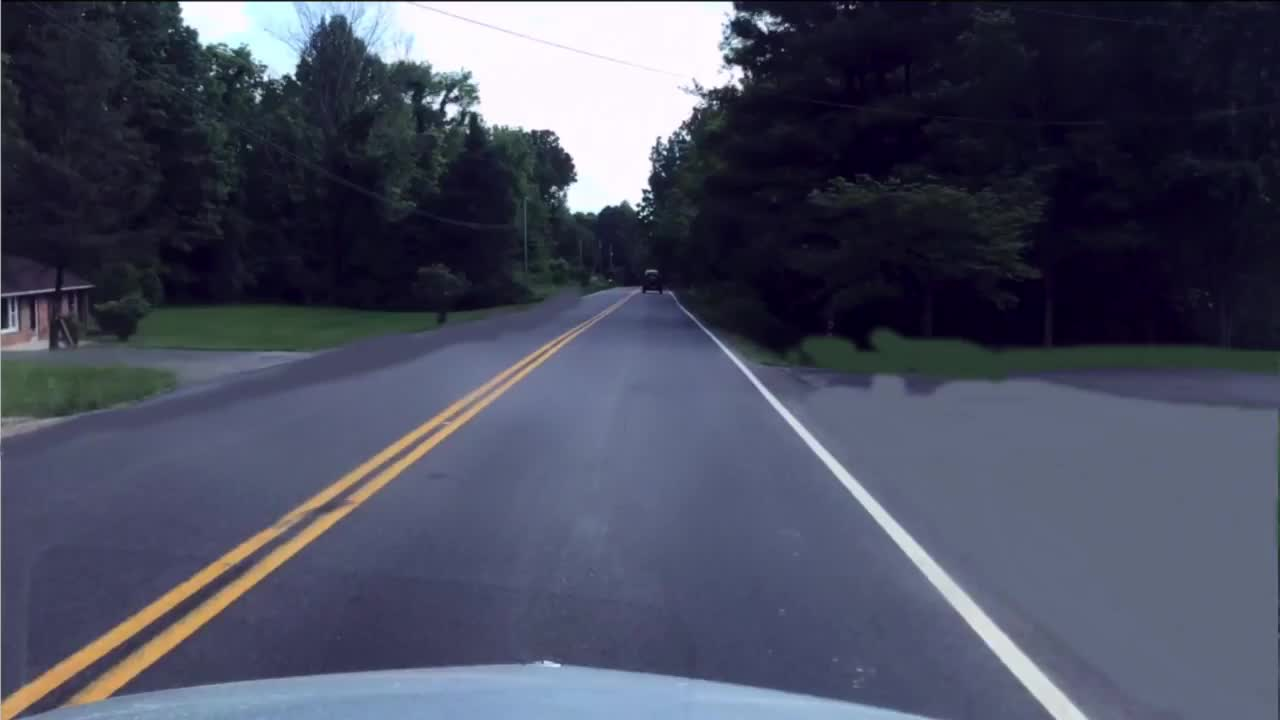
#> input picture input/test_image.jpg, 1280 x 720 px; its folder holds only this picture in this run
$ jupyter execute notebook.ipynb   (shell and % lines are left out)
#> lines starting #> are read from the running program, lines starting #| are printed output that depends on the picture; after the words box and inside, x2 and y2 are one past the last pixel; in counts of white or black regions, pixels touching at a corner belong together
## Street Lanes Finder - Detecting Street Lanes for Self-Driving Cars 🚗
**Author:** [Greg Surma](https://towardsdatascience.com/@gsurma)<br/>
**Original article:** [towardsdatascience.com](https://towardsdatascience.com/street-lanes-finder-detecting-street-lanes-for-self-driving-cars-fe069ec5a22d)

In today’s article, we are going to use basic **Computer Vision** techniques to approach the street lanes detection problem which is crucial for self-driving cars. By the end of this article, you will be able to perform real-time lane detection with **Python** and **OpenCV**.

##

Let’s start with defining our problem.

Given an image of the road, we would like to detect street lanes on it.

Firstly, we should import some useful libraries and create basic functions

[cell 1]
import cv2
import numpy as np
import os
import subprocess
import glob
from matplotlib import pyplot as plt

INPUT_FOLDER = "./input/"
OUTPUT_FOLDER = "./output/"
TEST_IMAGE = "test_image.jpg"
TEST_VIDEO = "test_video.mov"
DEBUG = False

def plot_image(image, title):
    plt.imshow(image, cmap=plt.cm.gray)
    plt.title(title)
    plt.show()

### Load the original image

[cell 2]
original_image = cv2.imread(INPUT_FOLDER + TEST_IMAGE)
#> original_image is the input picture: shape (720, 1280, 3); mean B, G, R 94.7, 76.1, 72.6
plot_image(original_image, 'Original image')

### Grayscale

##

The first step of our pipeline is an image conversion from color to grayscale. We do it because in our case color values don’t hold any valuable information so to make further processing simpler and faster, we convert from three channels to one.

[cell 3]
test_image = cv2.imread(INPUT_FOLDER + TEST_IMAGE)
test_image = cv2.cvtColor(test_image, cv2.COLOR_BGR2GRAY)
plot_image(test_image, 'Grayscale image')

### Blur

###

Then, to make our image smoother and less noisy, we apply a gentle Gaussian Blur.

Gaussian Blur works by calculating every pixel’s value as a weighted average of the surrounding pixels.

[cell 4]
test_image = cv2.GaussianBlur(test_image, (3,3),0)
plot_image(test_image, 'Blur image')

### Canny (Edge Detection)

###

This is where the fun part begins. Now having a smooth grayscale image, we need to detect edges within it.

FYI, it’s called ‘canny’ because it was invented by [John Canny](https://en.wikipedia.org/wiki/John_Canny?source=post_page---------------------------).

Without going into too many details, the core part of the canny edge detector is based on scanning the image and calculating derivatives (gradients) of neighboring pixel values. The higher the gradient, the more likely it is an edge.

[cell 5]
test_image = cv2.Canny(test_image, 100, 150)
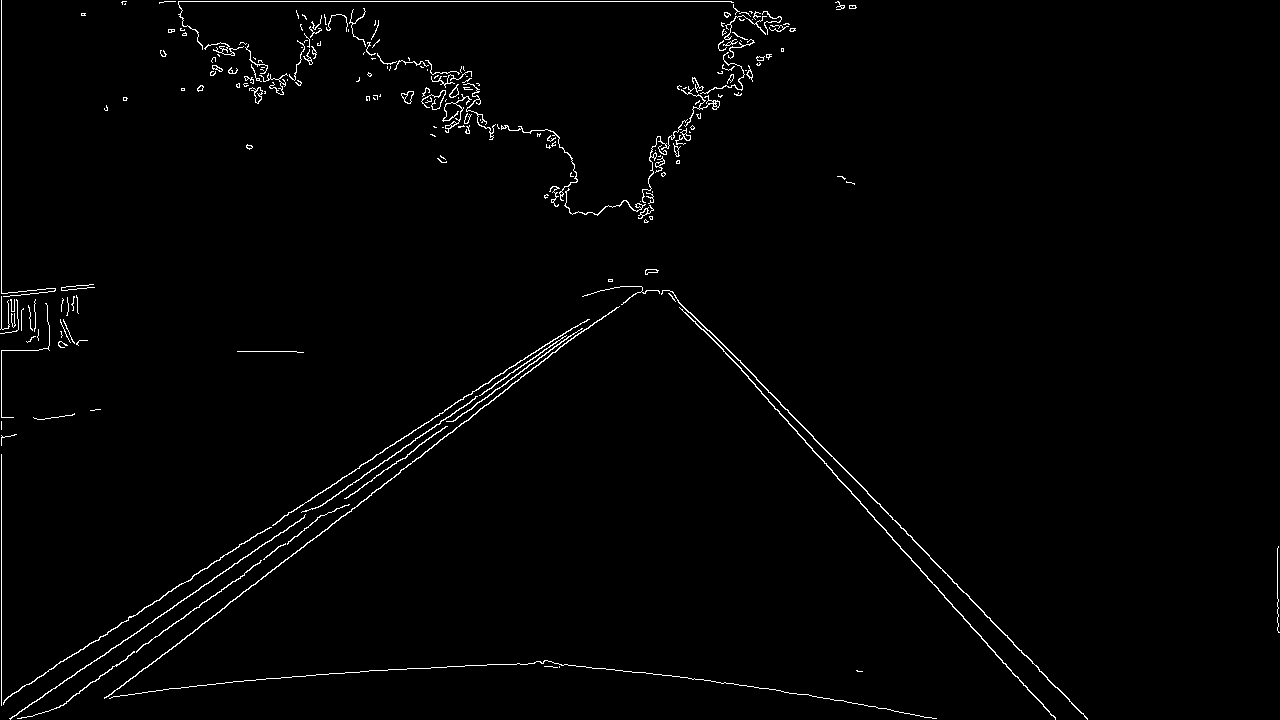
#> test_image: shape (720, 1280); 1.4% white in thin lines or dots
plot_image(test_image, 'Canny image')

### Region of Interest

###

Now, having our edges detected, we can clearly see where our street lanes are, but besides that, we can also see other edges that are redundant. In order to get rid of them, we should mask our image to a specific region that’s called a **Region of Interest (ROI)**. Defining proper ROI is highly dependant on the camera calibration and its frame i.e what part of the road is visible.

[cell 6]
def roi(image):
    bottom_padding = 100 # Front bumper compensation
    height = image.shape[0]
    width = image.shape[1]
    # FYI, below values are highly dependant on the camera calibration i.e what part of the road is actually being captured
    bottom_left = [0, height-bottom_padding]
    bottom_right = [width, height-bottom_padding]
    top_right = [width*1/3, height*1/3]
    top_left = [width*2/3, height*1/3]
    vertices = [np.array([bottom_left, bottom_right, top_left, top_right], dtype=np.int32)]
    mask = np.zeros_like(image)
    cv2.fillPoly(mask, vertices, 255)
    plot_image(mask, "mask")
    masked_image = cv2.bitwise_and(image, mask)
    return masked_image

### This is the defined mask where the white color shows ROI

[cell 7]
roi_image = roi(test_image)
#> in roi, `cv2.fillPoly(mask, vertices, 255)`:
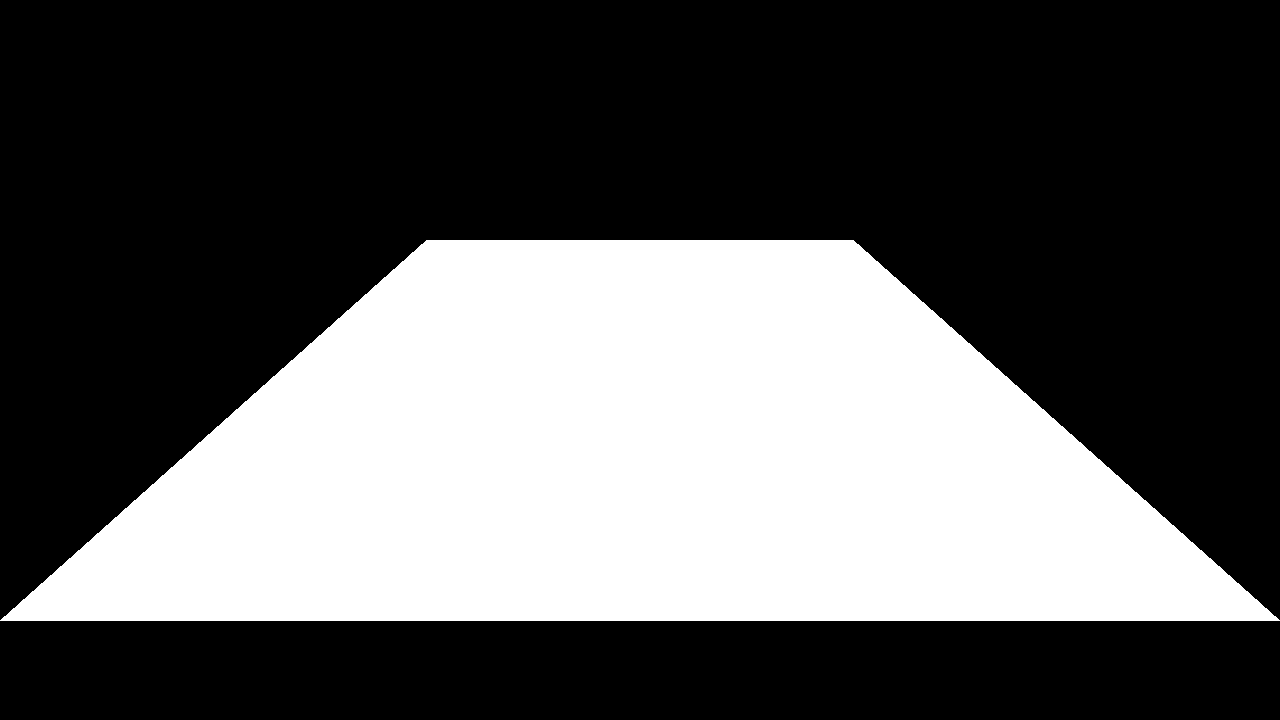
#> mask: shape (720, 1280); 35.3% white; 1 white region, box (x1, y1, x2, y2) and area: (0, 240, 1280, 621) 325420
#> in roi, `masked_image = cv2.bitwise_and(image, mask)`:
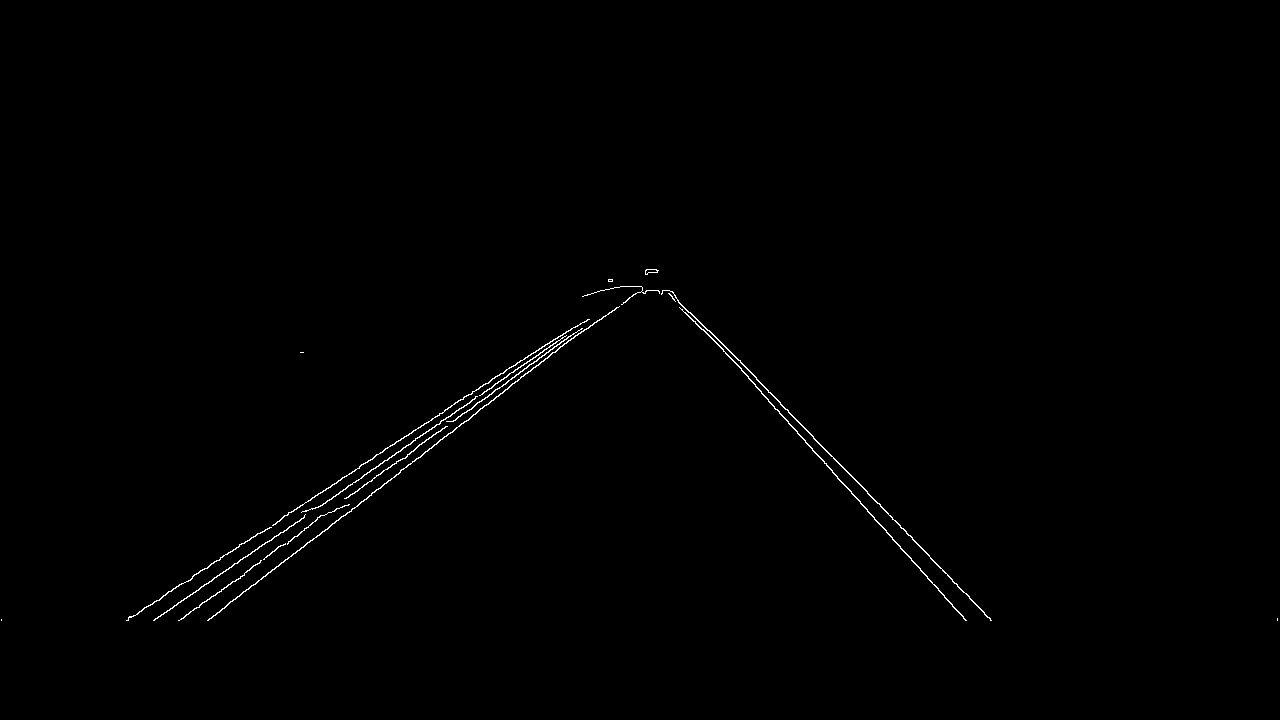
#> masked_image: shape (720, 1280); 0.46% white in thin lines or dots, all inside (x1, y1, x2, y2) = (1, 269, 1278, 621)

### this is canny image with a masked region of interest.

[cell 8]
plot_image(roi_image, "Masked image")

### Hough Lines

###

Now we have well defined lines that show where our street lanes are located. However, presenting them on the screen wouldn’t look appealing as they are noisy andflickery. In order to visualize them as single lines, we need to perform hough lines transformation.

1. Firstly, let’s detect all lines. We define a line as [x1,y1,x2,y2] where (x1, y1) is its start and (x2, y2) is its end.
2. Having our lines localized, we can calculate their slopes to determine whether they are right or left ones.
3. Then we need to average lines and derive single left and right line.
4. Ultimately, we can draw our final lines.

[cell 9]
def averaged_lines(image, lines):
    right_lines = []
    left_lines = []
    for x1,y1,x2,y2 in lines[:, 0]:
        parameters = np.polyfit((x1, x2), (y1, y2), 1)
        slope = parameters[0]
        intercept = parameters[1]
        if slope >= 0:
            right_lines.append([slope, intercept])
        else:
            left_lines.append([slope, intercept])

    def merge_lines(image, lines):
        if len(lines) > 0:
            slope, intercept = np.average(lines, axis=0)
            y1 = image.shape[0]
            y2 = int(y1*(1/2))
            x1 = int((y1 - intercept)/slope)
            x2 = int((y2 - intercept)/slope)
            return np.array([x1, y1, x2, y2])

    left = merge_lines(image, left_lines)
    right = merge_lines(image, right_lines)
    return left, right

def hough_lines(image, rho, theta, threshold, min_line_len, max_line_gap):
    lines_image = np.zeros((image.shape[0], image.shape[1], 3), dtype=np.uint8)
    lines = cv2.HoughLinesP(image, rho, theta, threshold, np.array([]), minLineLength=min_line_len, maxLineGap=max_line_gap)
    if lines is not None:
        lines = averaged_lines(image, lines)
        for line in lines:
            if line is not None:
                x1,y1,x2,y2 = line
                cv2.line(lines_image, (x1, y1), (x2, y2), (0, 0, 255), 20)
        plot_image(lines_image, "lines")
    return lines_image

[cell 10]
hough_lines_image = hough_lines(roi_image, 0.9, np.pi/180, 100, 100, 50)
#> in hough_lines, `lines = cv2.HoughLinesP(image, rho, theta, threshold, np.array([]), mi..`: lines = 19 rows, first 6: [178, 620, 581, 328], [738, 359, 991, 620], [651, 269, 963, 616], [219, 612, 568, 340], [649, 269, 965, 620], [319, 535, 581, 331]
#> the loop in averaged_lines, `for x1,y1,x2,y2 in lines[:, 0]:` made 19 passes
#> (x1, y1, x2, y2, slope, intercept) on passes 1 to 12: (178, 620, 581, 328, -0.725, 749), (738, 359, 991, 620, 1.03, -402.3), (651, 269, 963, 616, 1.11, -455), (219, 612, 568, 340, -0.779, 782.7), (649, 269, 965, 620, 1.11, -451.9), (319, 535, 581, 331, -0.779, 783.4), (269, 541, 657, 270, -0.698, 728.9), (360, 465, 571, 328, -0.649, 698.7), (128, 617, 580, 323, -0.65, 700.3), (331, 499, 658, 270, -0.7, 730.8), (650, 269, 830, 455, 1.03, -402.7), (208, 620, 440, 439, -0.78, 782.3)
#> after the loop in averaged_lines, `for x1,y1,x2,y2 in lines[:, 0]:`: left_lines = [[-0.725, 749], [-0.779, 782.7], [-0.779, 783.4], [-0.698, 728.9], [-0.649, 698.7], [-0.65, 700.3], [-0.7, 730.8], [-0.78, 782.3], [-0.65, 700.9], [-0.696, 727.2], [-0.726, 750.3], [-0.727, 749.1], [-0.652, 702.1]]; right_lines = [[1.03, -402.3], [1.11, -455], [1.11, -451.9], [1.03, -402.7], [1.11, -453.3], [1.03, -402]]
#> in merge_lines, `slope, intercept = np.average(lines, axis=0)`: slope = -0.709; intercept = 737.4
#> in merge_lines, `x1 = int((y1 - intercept)/slope)`: x1 = 24
#> in merge_lines, `x2 = int((y2 - intercept)/slope)`: x2 = 532
#> in averaged_lines, `left = merge_lines(image, left_lines)`: left = [24, 720, 532, 360]
#> in averaged_lines, `right = merge_lines(image, right_lines)`: right = [1071, 720, 735, 360]
#> in hough_lines, `lines = averaged_lines(image, lines)`: lines = ([24, 720, 532, 360], [1071, 720, 735, 360])
#> the loop in hough_lines, `for line in lines:` made 2 passes

### Image Overlay

###

Finally, we need to overlay our input image with derived lines.

[cell 11]
def combine_images(image, initial_image, α=0.9, β=1.0, λ=0.0):
    combined_image = cv2.addWeighted(initial_image, α, image, β, λ)
    plot_image(combined_image, "combined")
    return combined_image

[cell 12]
final_image = combine_images(hough_lines_image, original_image)
#> in combine_images, `combined_image = cv2.addWeighted(initial_image, α, image, β, λ)`:
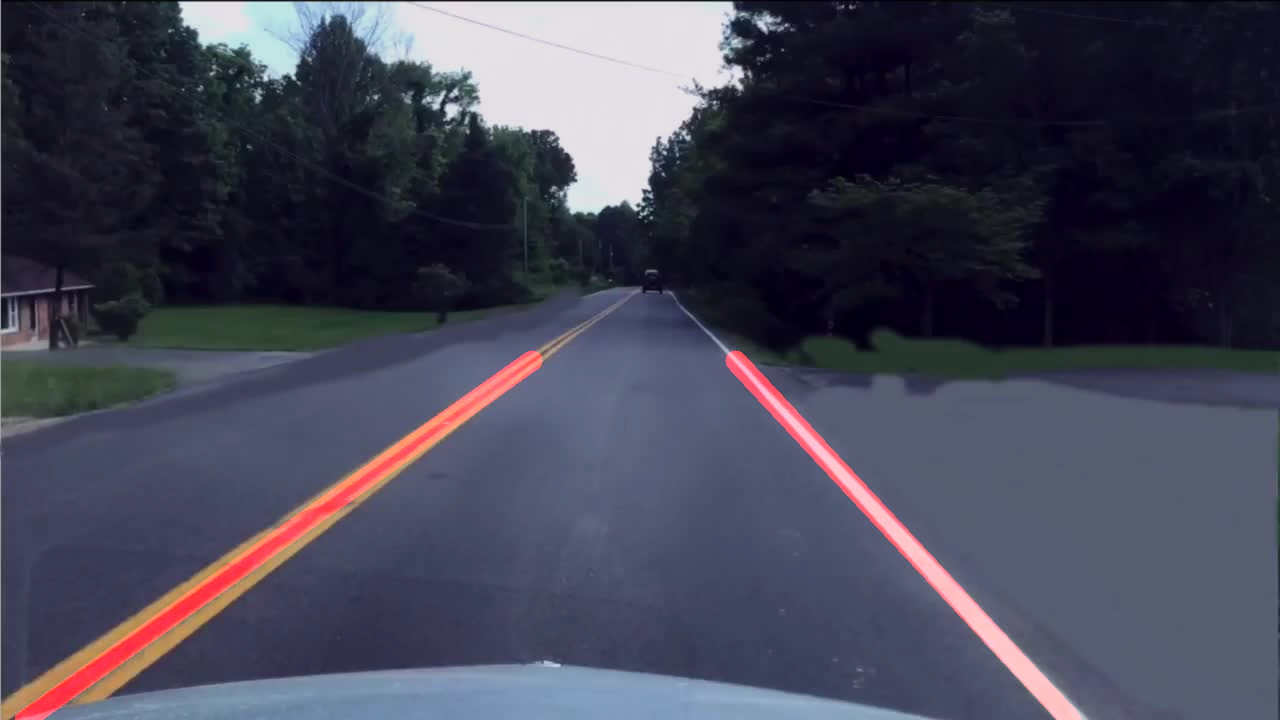
#> combined_image: shape (720, 1280, 3); mean B, G, R 85.2, 68.6, 68.4
